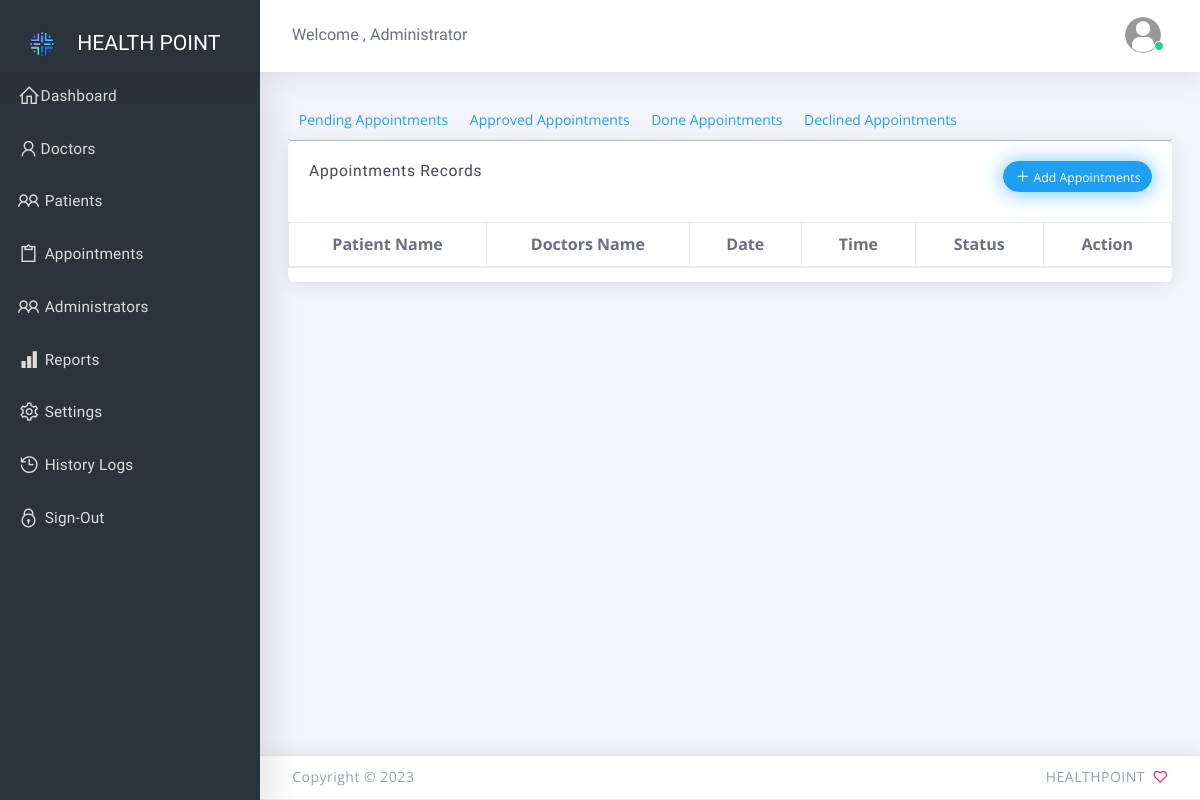
The app's page /admin/appointments.php (signed in), older data.
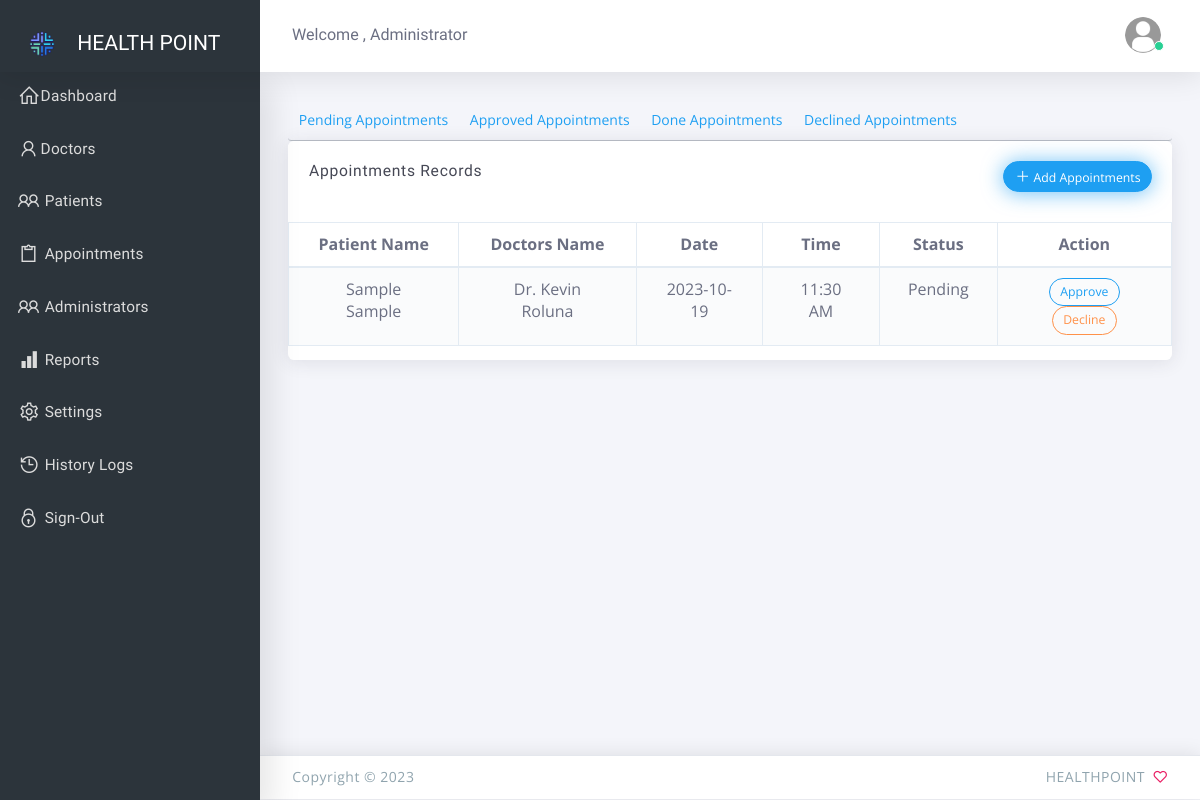
The same page, newer data.
### tables this page shows
CREATE TABLE `is_appointments` (
  `appointment_id` int(12) NOT NULL,
  `patient_id` int(12) NOT NULL,
  `doctors_id` int(12) NOT NULL,
  `appointment_time` varchar(100) NOT NULL,
  `appointment_date` varchar(100) NOT NULL,
  `status` int(1) NOT NULL,
  `consultation` text NOT NULL,
  `diagnosis` text NOT NULL,
  `treatment` text NOT NULL,
  `date_added` datetime NOT NULL DEFAULT current_timestamp()
);

CREATE TABLE `is_patients` (
  `patient_id` int(12) NOT NULL,
  `firstname` varchar(32) NOT NULL,
  `lastname` varchar(32) NOT NULL,
  `address` text NOT NULL,
  `contact` varchar(36) NOT NULL,
  `email` varchar(100) NOT NULL,
  `username` varchar(50) NOT NULL,
  `password` varchar(50) NOT NULL,
  `bp` text NOT NULL,
  `glucose` text NOT NULL,
  `heartrate` text NOT NULL,
  `cholesterol` text NOT NULL,
  `symptoms` text NOT NULL,
  `i_company` text NOT NULL,
  `i_number` text NOT NULL,
  `i_amount` text NOT NULL,
  `i_expiry` text NOT NULL,
  `is_active` int(1) NOT NULL,
  `date_added` timestamp NOT NULL DEFAULT current_timestamp()
);

CREATE TABLE `is_doctors` (
  `doctor_id` int(12) NOT NULL,
  `firstname` varchar(32) NOT NULL,
  `lastname` varchar(32) NOT NULL,
  `address` text NOT NULL,
  `contact` varchar(36) NOT NULL,
  `email` varchar(100) NOT NULL,
  `username` varchar(50) NOT NULL,
  `password` varchar(50) NOT NULL,
  `speciality` text NOT NULL,
  `is_active` int(1) NOT NULL,
  `date_added` timestamp NOT NULL DEFAULT current_timestamp()
);

### admin/controller/appointments.php (called while the page is built, shortened)
<?php
include('../controller/database.php');
$is_appointments = $mysqli->query("SELECT a.*, b.firstname as p_fname , b.lastname as p_lastname , c.firstname as d_fname , c.lastname as d_lname from is_appointments a
								   LEFT JOIN is_patients b on b.patient_id  = a.patient_id
								   LEFT JOIN is_doctors c on c.doctor_id   = a.doctors_id
								   where  a.status = '$status'
									");

### admin/appointments.php (the view, shortened to what this page needs)
  <?php
	  include("include/header.php");
	  include("controller/appointments.php");
  ?>
  <body class="vertical-layout vertical-menu-modern 2-columns   fixed-navbar" data-open="click" data-menu="vertical-menu-modern" data-col="2-columns">
   <?php include("include/nav.php");?>
    <div class="app-content content">
      <div class="content-wrapper">
        <div class="content-body">
		 <ul class="nav nav-tabs" role="tablist">
			<li class="nav-item">
			  <a class="nav-link <?php if($_GET['data'] == 'pending'){ echo 'active'; } ?>"  href="appointments?data=pending">Pending Appointments</a>
			</li>
			<li class="nav-item">
			  <a class="nav-link  <?php if($_GET['data'] == 'approved'){ echo 'active'; } ?>"   href="appointments?data=approved">Approved Appointments</a>
			</li>
			<li class="nav-item">
			  <a class="nav-link  <?php if($_GET['data'] == 'done'){ echo 'active'; } ?>"  href="appointments?data=done">Done Appointments</a>
			</li>
			<li class="nav-item">
			  <a class="nav-link  <?php if($_GET['data'] == 'declined'){ echo 'active'; } ?>"  href="appointments?data=declined">Declined Appointments</a>
			</li>
		  </ul>
			<div class="row">
				<div class="col-12">
					<div class="card">
						<div class="card-header">
							<h4 class="card-title"> Appointments Records </h4>
							<div class="heading-elements">
								<button class="btn btn-sm round btn-info btn-glow" data-toggle="modal" data-backdrop="false" data-target="#backdrop"><i class="la la-plus font-medium-1"></i>
								Add Appointments </button>
							</div>
							<br>
						</div>
						<div class="card-content">
							<div class="table-responsive">
								<table class="table alt-pagination wallet-wrapper table-bordered table-striped">
									<thead>
										<tr>
											<th class="text-center">Patient Name</th>
											<th class="text-center">Doctors Name</th>
											<th class="text-center">Date</th>
											<th class="text-center">Time</th>
											<?php if($_GET['data'] != 'declined'){?>
											<th class="text-center">Status</th>
											<th class="text-center">Action</th>
											<?php } ?>
										</tr>
									</thead>
									<tbody>
									<?php while($val = $is_appointments->fetch_object()){ ?>
										<tr>
											<td class="text-center"><?php echo $val->p_fname . ' '. $val->p_lastname;?></td>
											<td class="text-center">Dr. <?php echo $val->d_fname . ' '. $val->d_lname;?></td>
											<td class="text-center"><?php echo $val->appointment_date;?></td>
											<td class="text-center"><?php echo $val->appointment_time;?></td>
											<?php if($_GET['data'] != 'declined'){?>
											<td class="text-center"><?php if( $val->status == 0) { echo "Pending";} else { echo '<a href="#" data-toggle="modal" data-backdrop="false" data-target="#results'.$val->appointment_id.'" class="btn round btn-outline-info btn-sm"> <i class="la la-check"></i> View Results </a>';} ?></td>
											<td class="text-center">
											<?php  if($val->status == 0){?>
												<button class="btn btn-sm round btn-outline-info" data-toggle="modal" data-target="#approved<?php echo $val->appointment_id;?>"> Approve </button>
												<button class="btn btn-sm round btn-outline-warning" data-toggle="modal" data-target="#decline<?php echo $val->appointment_id;?>"> Decline </button>
											<?php }  else { echo '<a href="patient-profile?data='.$val->patient_id.'&appointment='.$val->appointment_id.'" class="btn round btn-outline-info btn-sm"> <i class="la la-check"></i> View Patient Record </a>';}?>
											</td>
											<?php } ?>
										</tr>
									<?php } ?>
									</tbody>
								</table>
							</div>
						</div>
					</div>
				</div>
			</div>
        </div>
      </div>
    </div>
<?php include("include/footer.php");?>

Row changes from the older to the newer data that the page shows:
now on this page (row edited): is_appointments: patient.firstname "Sample", patient.lastname "Sample", is_doctors.firstname "Kevin", is_doctors.lastname "Roluna", appointment_date "2023-10-19", appointment_time "11:30 AM", status "Pending"
